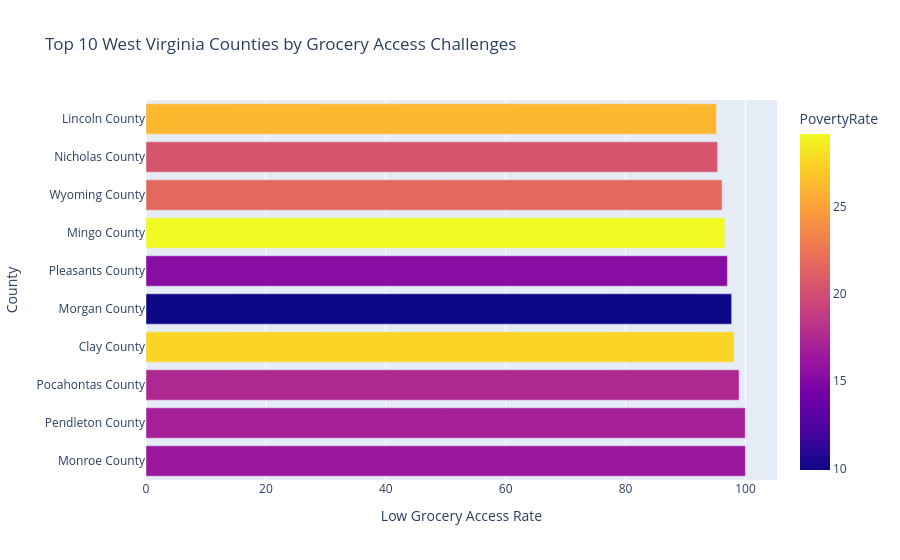

The notebook cell this image was saved under:
### Code cell
top10 = wv_county.sort_values(
    "LowAccessRate",
    ascending=False
).head(10)

fig = px.bar(
    top10,
    x="LowAccessRate",
    y="County",
    orientation="h",
    color="PovertyRate",
    title="Top 10 West Virginia Counties by Grocery Access Challenges",
    labels={
        "LowAccessRate": "Low Grocery Access Rate"
    }
)

fig.show()

### Figure 1 — Plotly figure (JSON) as saved in the notebook; plotly's stock layout.template omitted (floating-point values rounded to 4 significant figures)
{"data": [{"hovertemplate": "Low Grocery Access Rate=%{x}<br>County=%{y}<br>PovertyRate=%{marker.color}<extra></extra>", "legendgroup": "", "marker": {"color": [16.32, 16.86, 17.49, 27.51, 9.909, 15.36, 29.17, 21.74, 20.49, 26.14], "coloraxis": "coloraxis", "pattern": {"shape": ""}}, "name": "", "orientation": "h", "showlegend": false, "textposition": "auto", "type": "bar", "x": [100.0, 99.96, 98.94, 98.07, 97.7, 96.99, 96.56, 96.1, 95.35, 95.16], "xaxis": "x", "y": ["Monroe County", "Pendleton County", "Pocahontas County", "Clay County", "Morgan County", "Pleasants County", "Mingo County", "Wyoming County", "Nicholas County", "Lincoln County"], "yaxis": "y"}], "layout": {"barmode": "relative", "coloraxis": {"colorbar": {"title": {"text": "PovertyRate"}}, "colorscale": [[0, "#0d0887"], [0.1111, "#46039f"], [0.2222, "#7201a8"], [0.3333, "#9c179e"], [0.4444, "#bd3786"], [0.5556, "#d8576b"], [0.6667, "#ed7953"], [0.7778, "#fb9f3a"], [0.8889, "#fdca26"], [1, "#f0f921"]]}, "legend": {"tracegroupgap": 0}, "title": {"text": "Top 10 West Virginia Counties by Grocery Access Challenges"}, "xaxis": {"anchor": "y", "domain": [0, 1], "title": {"text": "Low Grocery Access Rate"}}, "yaxis": {"anchor": "x", "domain": [0, 1], "title": {"text": "County"}}}}
